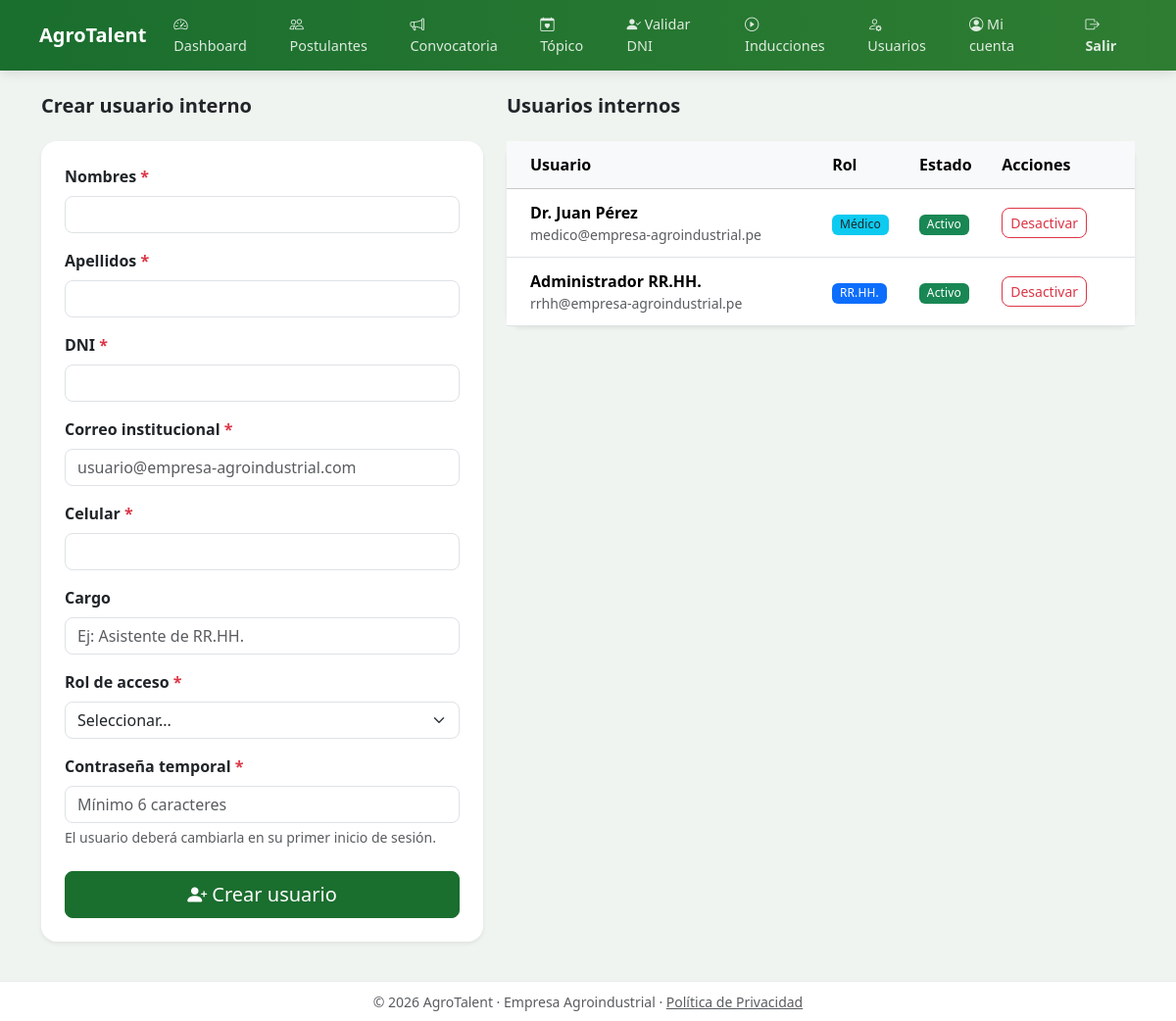
/rrhh/usuarios (signed in), run on the app's committed database.
### models.py (models this page shows, shortened)
class Usuario(UserMixin, db.Model):
    __tablename__ = 'usuarios'
    id = db.Column(db.Integer, primary_key=True)
    dni = db.Column(db.String(8), unique=True, nullable=False)
    nombres = db.Column(db.String(100))          # capturado en registro
    apellidos = db.Column(db.String(100))
    celular = db.Column(db.String(15), nullable=False)
    correo = db.Column(db.String(120), unique=True, nullable=True)  # staff
    password_hash = db.Column(db.String(255), nullable=False)
    rol = db.Column(db.String(20), nullable=False)   # postulante | rrhh | medico
    verificado = db.Column(db.Boolean, default=False)
    otp_code = db.Column(db.String(6), nullable=True)
    otp_expira = db.Column(db.DateTime, nullable=True)
    intentos_fallidos = db.Column(db.Integer, default=0)
    bloqueado_hasta = db.Column(db.DateTime, nullable=True)
    activo = db.Column(db.Boolean, default=True)
    cargo = db.Column(db.String(100), nullable=True)
    password_temporal = db.Column(db.Boolean, default=False)
    es_jefe = db.Column(db.Boolean, default=False)
    creado_en = db.Column(db.DateTime, default=datetime.utcnow)
    postulante = db.relationship('Postulante', backref='usuario', uselist=False)

### app.py (the view, shortened to what this page needs)
@app.route('/rrhh/usuarios', methods=['GET', 'POST'])
@login_required
@rol_requerido('rrhh')
def rrhh_usuarios():
    if not current_user.es_jefe:
        flash('Solo el jefe de RR.HH. puede gestionar usuarios.', 'danger')
        return redirect(url_for('rrhh_dashboard'))
    usuarios = Usuario.query.filter(Usuario.rol.in_(['rrhh','medico'])).order_by(Usuario.creado_en.desc()).all()
    return render_template('rrhh/usuarios.html', usuarios=usuarios)

### app.py (called while the page is built)
@login_manager.user_loader
def load_user(uid):
    return db.session.get(Usuario, int(uid))

def rol_requerido(*roles):
    def decorator(f):
        @wraps(f)
        def wrapped(*args, **kwargs):
            if not current_user.is_authenticated or current_user.rol not in roles:
                flash('Acceso restringido.', 'danger')
                return redirect(url_for('login'))
            return f(*args, **kwargs)
        return wrapped
    return decorator

### templates/rrhh/usuarios.html (shortened to what this page needs)
{% extends "base.html" %}
{% block content %}
<div class="row">
  <div class="col-12 col-lg-5 mb-4">
    <h5 class="fw-bold mb-4">Crear usuario interno</h5>
    <div class="card border-0 shadow-sm rounded-4">
      <div class="card-body p-4">
        <form method="POST">
          <div class="mb-3">
            <label class="form-label fw-semibold">Nombres <span class="text-danger">*</span></label>
            <input type="text" name="nombres" class="form-control rounded-3" required>
          </div>
          <div class="mb-3">
            <label class="form-label fw-semibold">Apellidos <span class="text-danger">*</span></label>
            <input type="text" name="apellidos" class="form-control rounded-3" required>
          </div>
          <div class="mb-3">
            <label class="form-label fw-semibold">DNI <span class="text-danger">*</span></label>
            <input type="text" name="dni" class="form-control rounded-3" maxlength="8" pattern="\d{8}" required>
          </div>
          <div class="mb-3">
            <label class="form-label fw-semibold">Correo institucional <span class="text-danger">*</span></label>
            <input type="email" name="correo" class="form-control rounded-3" placeholder="usuario@empresa-agroindustrial.com" required>
          </div>
          <div class="mb-3">
            <label class="form-label fw-semibold">Celular <span class="text-danger">*</span></label>
            <input type="text" name="celular" class="form-control rounded-3" maxlength="15" required>
          </div>
          <div class="mb-3">
            <label class="form-label fw-semibold">Cargo</label>
            <input type="text" name="cargo" class="form-control rounded-3" placeholder="Ej: Asistente de RR.HH.">
          </div>
          <div class="mb-3">
            <label class="form-label fw-semibold">Rol de acceso <span class="text-danger">*</span></label>
            <select name="rol" class="form-select rounded-3" required>
              <option value="">Seleccionar...</option>
            </select>
          </div>
          <div class="mb-4">
            <label class="form-label fw-semibold">Contraseña temporal <span class="text-danger">*</span></label>
            <input type="text" name="password_temporal" class="form-control rounded-3"
                   placeholder="Mínimo 6 caracteres" minlength="6" required>
            <div class="form-text">El usuario deberá cambiarla en su primer inicio de sesión.</div>
          </div>
          <div class="d-grid">
            <button type="submit" class="btn btn-success btn-lg rounded-3">
              <i class="bi bi-person-plus-fill"></i> Crear usuario
            </button>
          </div>
        </form>
      </div>
    </div>
  </div>
  <div class="col-12 col-lg-7">
    <h5 class="fw-bold mb-4">Usuarios internos</h5>
    <div class="card border-0 shadow-sm rounded-4">
      <div class="card-body p-0">
        <div class="table-responsive">
          <table class="table align-middle mb-0">
            <thead class="table-light">
              <tr>
                <th class="ps-4">Usuario</th>
                <th>Rol</th>
                <th>Estado</th>
                <th class="pe-4">Acciones</th>
              </tr>
            </thead>
            <tbody>
              {% for u in usuarios %}
              <tr>
                <td class="ps-4">
                  <div class="fw-semibold">{{ u.nombres }} {{ u.apellidos }}</div>
                  <div class="text-muted small">{{ u.correo or u.dni }}</div>
                </td>
                <td>
                  <span class="badge {% if u.rol == 'rrhh' %}bg-primary{% else %}bg-info text-dark{% endif %}">
                    {{ 'RR.HH.' if u.rol == 'rrhh' else 'Médico' }}
                  </span>
                </td>
                <td>
                  {% if u.activo %}
                    <span class="badge bg-success">Activo</span>
                  {% else %}
                    <span class="badge bg-secondary">Inactivo</span>
                  {% endif %}
                </td>
                <td class="pe-4">
                  <form method="POST" class="d-inline">
                    <button type="submit" class="btn btn-sm btn-outline-{% if u.activo %}danger{% else %}success{% endif %} rounded-3">
                      {{ 'Desactivar' if u.activo else 'Activar' }}
                    </button>
                  </form>
                </td>
              </tr>
              {% else %}
              <tr>
                <td colspan="4" class="text-center py-4 text-muted">No hay usuarios internos creados.</td>
              </tr>
              {% endfor %}
            </tbody>
          </table>
        </div>
      </div>
    </div>
  </div>
</div>
{% endblock %}

### static/css/main.css (style rules this page uses)
:root { --verde: #1a6e2e; --verde-medio: #28a745; --verde-claro: #e8f5e9; --amarillo: #f5c518; --gris: #f8f9fa; --texto: #212529; --muted: #6c757d; }
body { font-family: 'Segoe UI', system-ui, sans-serif; background-color: #f0f4f0; color: var(--texto); min-height: 100vh; display: flex; flex-direction: column; }
.card { transition: box-shadow .15s; }
.btn-success { background-color: var(--verde); border-color: var(--verde); }
.table > :not(caption) > * > * { padding: .75rem .5rem; }
.badge { font-weight: 500; letter-spacing: .01em; }

### data on the page
Usuario: nombres "Dr. Juan", apellidos "Pérez", correo "medico@empresa-agroindustrial.pe", rol "Médico", shows "Activo", activo "Desactivar"
Usuario: nombres "Administrador", apellidos "RR.HH.", correo "rrhh@empresa-agroindustrial.pe", rol "RR.HH.", shows "Activo", activo "Desactivar"
